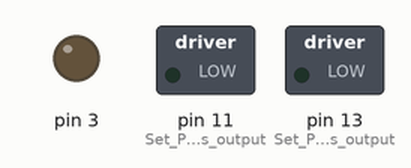
Bench run of a sketch on a simulated Arduino Uno, built with avr-gcc and run on an emulated ATmega328P. On the bench: switched loads named in the sketch (green lamp = pin HIGH), output pins drawn as LEDs (lit = HIGH).

Above: at 0.05 s.
At 15.0 s:
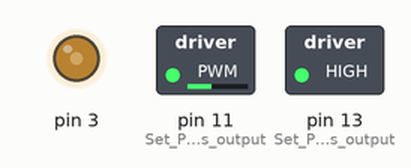
Timing chart, 0 to 17.3 s (numbered marks = the images above):
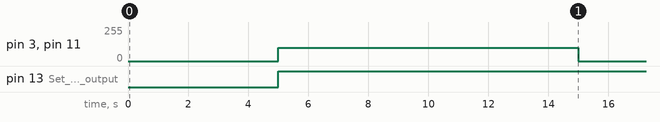

The sketch:

4_forward-reverse.ino
```cpp
// Robot setup
void setup() {
  // Motor Set Up
  pinMode(13, OUTPUT);  // Set Pin 13 as output
  pinMode(11, OUTPUT);  // Set Pin 11 as output
}

// Main loop - runs repeatedly
void loop() {
  delay(5000);    // Wait 5 seconds
  forward(100);   // Move at speed 100
  delay(5000);    // Wait 5 seconds
  reverse(100);   // Move at speed 100
  delay(5000);    // Wait 5 seconds
  stopMotors();   // Stop Motors
}

// Stop the motors
void stopMotors(){
  analogWrite(11, 0);  // Set motor speed to 0 (this stops the motor)
  analogWrite(3, 0);  // Set motor speed to 0 (this stops the motor)
}

// Reverse function - makes the robot move backward
void reverse(int motorspeed){
  digitalWrite(13, HIGH);  // Turn off Pin 13
  digitalWrite(12, HIGH);  // Turn off Pin 12
  analogWrite(11, motorspeed);  // Set motor speed using pulse-width modulation (PWM)
  analogWrite(3, motorspeed);  // Set motor speed using pulse-width modulation (PWM)
}

// Forward function - makes the robot move
// void → This means the function doesn't "return" anything (it just does something).
// drive → This is the name of the function. We call this to make the robot move.
// (int motorspeed) → This is the "input." When we call drive(100), motorspeed = 100.
void forward(int motorspeed){
  digitalWrite(13, HIGH);  // Turn on Pin 13
  digitalWrite(12, HIGH);  // Turn on Pin 12
  analogWrite(11, motorspeed);  // Set motor speed using pulse-width modulation (PWM)
  analogWrite(3, motorspeed);  // Set motor speed using pulse-width modulation (PWM)
}
```

Measured:
- by itself, pin 3, pin 11 (Set_Pin_11_as_output): alternates 100/255 for 10.0 s and 0/255 for 5.0 s
- by itself, pin 13 (Set_Pin_13_as_output): LOW → HIGH at 5.0 s
